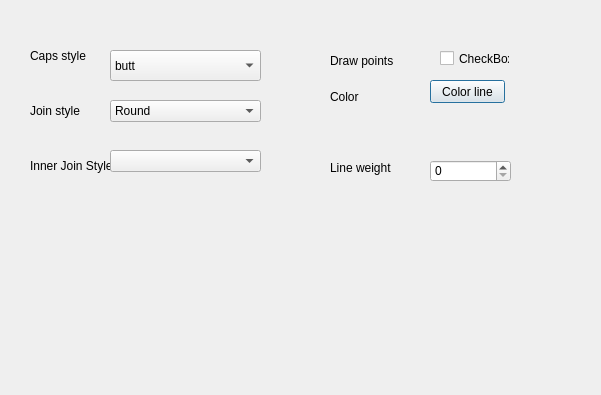
<?xml version="1.0" encoding="UTF-8"?>
<ui version="4.0">
 <class>LIneSettingsDlg</class>
 <widget class="QDialog" name="LIneSettingsDlg">
  <property name="geometry">
   <rect>
    <x>0</x>
    <y>0</y>
    <width>601</width>
    <height>395</height>
   </rect>
  </property>
  <property name="windowTitle">
   <string>LIneSettingsDlg</string>
  </property>
  <widget class="QLabel" name="label">
   <property name="geometry">
    <rect>
     <x>30</x>
     <y>40</y>
     <width>141</width>
     <height>31</height>
    </rect>
   </property>
   <property name="text">
    <string>Caps style</string>
   </property>
  </widget>
  <widget class="QComboBox" name="CapsStyleBox">
   <property name="geometry">
    <rect>
     <x>110</x>
     <y>50</y>
     <width>151</width>
     <height>31</height>
    </rect>
   </property>
   <item>
    <property name="text">
     <string>butt</string>
    </property>
    <property name="icon">
     <iconset>
      <normalon>images/cap_butt.png</normalon>
     </iconset>
    </property>
   </item>
   <item>
    <property name="text">
     <string>round</string>
    </property>
    <property name="icon">
     <iconset>
      <normaloff>images/cap_butt.png</normaloff>images/cap_butt.png</iconset>
    </property>
   </item>
   <item>
    <property name="text">
     <string>square</string>
    </property>
   </item>
  </widget>
  <widget class="QLabel" name="label_2">
   <property name="geometry">
    <rect>
     <x>30</x>
     <y>90</y>
     <width>91</width>
     <height>41</height>
    </rect>
   </property>
   <property name="text">
    <string>Join style</string>
   </property>
  </widget>
  <widget class="QLabel" name="label_3">
   <property name="geometry">
    <rect>
     <x>30</x>
     <y>150</y>
     <width>81</width>
     <height>31</height>
    </rect>
   </property>
   <property name="text">
    <string>Inner Join Style</string>
   </property>
  </widget>
  <widget class="QComboBox" name="comboBoxJoinStyle">
   <property name="geometry">
    <rect>
     <x>110</x>
     <y>100</y>
     <width>151</width>
     <height>22</height>
    </rect>
   </property>
   <item>
    <property name="text">
     <string>Round</string>
    </property>
   </item>
   <item>
    <property name="text">
     <string>Bevel</string>
    </property>
   </item>
   <item>
    <property name="text">
     <string>Mitter</string>
    </property>
   </item>
  </widget>
  <widget class="QComboBox" name="comboBox_2">
   <property name="geometry">
    <rect>
     <x>110</x>
     <y>150</y>
     <width>151</width>
     <height>22</height>
    </rect>
   </property>
  </widget>
  <widget class="QLabel" name="label_4">
   <property name="geometry">
    <rect>
     <x>330</x>
     <y>50</y>
     <width>111</width>
     <height>21</height>
    </rect>
   </property>
   <property name="text">
    <string>Draw points</string>
   </property>
  </widget>
  <widget class="QCheckBox" name="checkBoxDrawPoints">
   <property name="geometry">
    <rect>
     <x>440</x>
     <y>50</y>
     <width>70</width>
     <height>17</height>
    </rect>
   </property>
   <property name="text">
    <string>CheckBox</string>
   </property>
  </widget>
  <widget class="QLabel" name="label_5">
   <property name="geometry">
    <rect>
     <x>330</x>
     <y>90</y>
     <width>47</width>
     <height>13</height>
    </rect>
   </property>
   <property name="text">
    <string>Color</string>
   </property>
  </widget>
  <widget class="QPushButton" name="colorLine">
   <property name="geometry">
    <rect>
     <x>430</x>
     <y>80</y>
     <width>75</width>
     <height>23</height>
    </rect>
   </property>
   <property name="text">
    <string>Color line</string>
   </property>
  </widget>
  <widget class="QLabel" name="label_6">
   <property name="geometry">
    <rect>
     <x>330</x>
     <y>160</y>
     <width>71</width>
     <height>16</height>
    </rect>
   </property>
   <property name="text">
    <string>Line weight</string>
   </property>
  </widget>
  <widget class="QSpinBox" name="spinBoxLineWeght">
   <property name="geometry">
    <rect>
     <x>430</x>
     <y>160</y>
     <width>81</width>
     <height>22</height>
    </rect>
   </property>
  </widget>
 </widget>
 <layoutdefault spacing="6" margin="11"/>
 <resources/>
 <connections/>
</ui>
